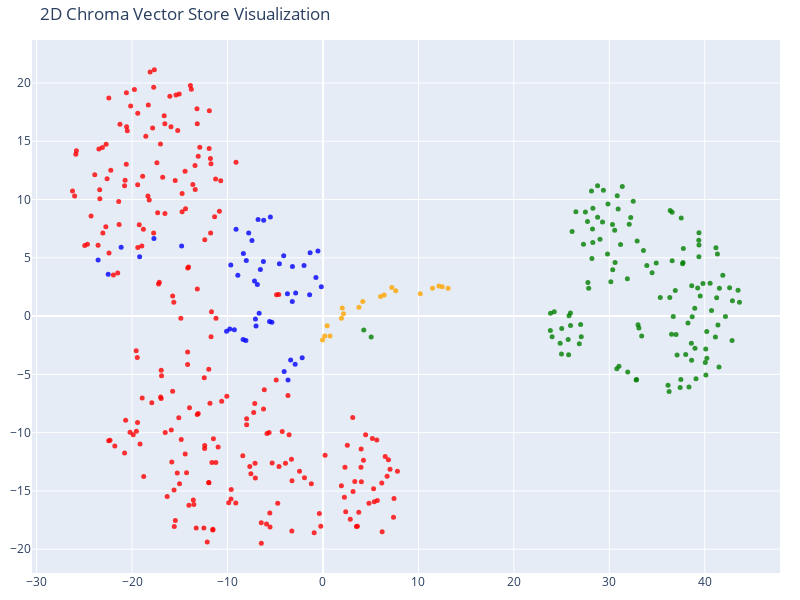

The notebook cell this image was saved under:
### Code cell
# We humans find it easier to visalize things in 2D!
# Reduce the dimensionality of the vectors to 2D using t-SNE
# (t-distributed stochastic neighbor embedding)

tsne = TSNE(n_components=2, random_state=42)
reduced_vectors = tsne.fit_transform(vectors)

# Create the 2D scatter plot
fig = go.Figure(data=[go.Scatter(
    x=reduced_vectors[:, 0],
    y=reduced_vectors[:, 1],
    mode='markers',
    marker=dict(size=5, color=colors, opacity=0.8),
    text=[f"Type: {t}<br>Text: {d[:100]}..." for t, d in zip(doc_types, documents)],
    hoverinfo='text'
)])

fig.update_layout(title='2D Chroma Vector Store Visualization',
    scene=dict(xaxis_title='x',yaxis_title='y'),
    width=800,
    height=600,
    margin=dict(r=20, b=10, l=10, t=40)
)

fig.show()

### Figure 1 — Plotly figure (JSON) as saved in the notebook; plotly's stock layout.template omitted (floating-point values rounded to 4 significant figures; data arrays with more than 128 entries replaced by an {"elided": "..."} marker saying what was removed)
{"data": [{"hoverinfo": "text", "marker": {"color": {"elided": "413 str values"}, "opacity": 0.8, "size": 5}, "mode": "markers", "text": {"elided": "413 str values"}, "type": "scatter", "x": {"elided": "413 float values"}, "y": {"elided": "413 float values"}}], "layout": {"height": 600, "margin": {"b": 10, "l": 10, "r": 20, "t": 40}, "scene": {"xaxis": {"title": {"text": "x"}}, "yaxis": {"title": {"text": "y"}}}, "title": {"text": "2D Chroma Vector Store Visualization"}, "width": 800}}
